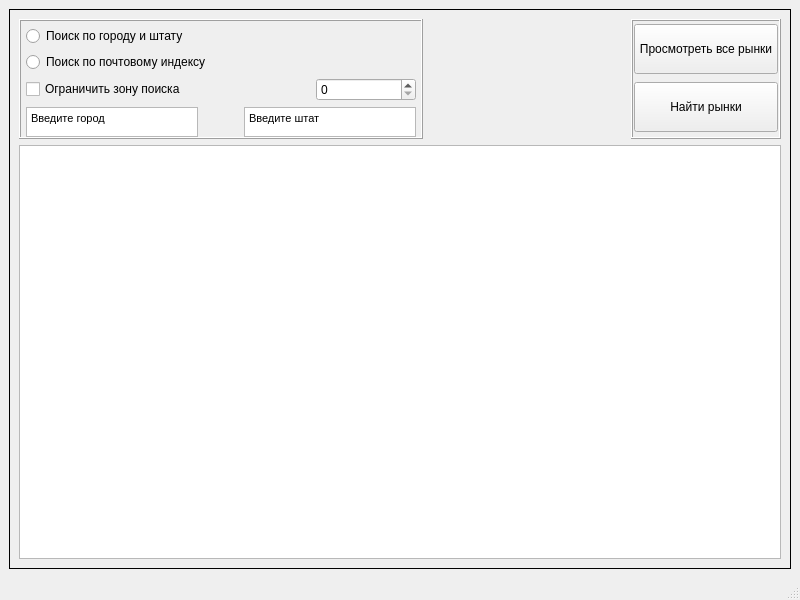
<?xml version="1.0" encoding="UTF-8"?>
<ui version="4.0">
 <class>MainWindow</class>
 <widget class="QMainWindow" name="MainWindow">
  <property name="geometry">
   <rect>
    <x>0</x>
    <y>0</y>
    <width>800</width>
    <height>600</height>
   </rect>
  </property>
  <property name="windowTitle">
   <string>MainWindow</string>
  </property>
  <widget class="QWidget" name="centralwidget">
   <layout class="QGridLayout" name="gridLayout_2">
    <item row="0" column="0">
     <widget class="QStackedWidget" name="stackedWidget">
      <property name="frameShape">
       <enum>QFrame::Box</enum>
      </property>
      <property name="currentIndex">
       <number>0</number>
      </property>
      <widget class="QWidget" name="page">
       <layout class="QGridLayout" name="gridLayout_3">
        <item row="0" column="0">
         <widget class="QFrame" name="frame">
          <property name="maximumSize">
           <size>
            <width>16777215</width>
            <height>120</height>
           </size>
          </property>
          <property name="frameShape">
           <enum>QFrame::Box</enum>
          </property>
          <property name="frameShadow">
           <enum>QFrame::Raised</enum>
          </property>
          <layout class="QGridLayout" name="gridLayout">
           <property name="leftMargin">
            <number>5</number>
           </property>
           <property name="topMargin">
            <number>5</number>
           </property>
           <property name="rightMargin">
            <number>5</number>
           </property>
           <property name="bottomMargin">
            <number>0</number>
           </property>
           <item row="1" column="0" colspan="2">
            <widget class="QRadioButton" name="searchByZip">
             <property name="minimumSize">
              <size>
               <width>216</width>
               <height>17</height>
              </size>
             </property>
             <property name="text">
              <string>Поиск по почтовому индексу</string>
             </property>
            </widget>
           </item>
           <item row="3" column="0" colspan="2">
            <widget class="QStackedWidget" name="stackedWidget_2">
             <property name="sizePolicy">
              <sizepolicy hsizetype="Preferred" vsizetype="Preferred">
               <horstretch>0</horstretch>
               <verstretch>0</verstretch>
              </sizepolicy>
             </property>
             <property name="frameShape">
              <enum>QFrame::NoFrame</enum>
             </property>
             <property name="currentIndex">
              <number>0</number>
             </property>
             <widget class="QWidget" name="page_3">
              <layout class="QHBoxLayout" name="horizontalLayout">
               <property name="leftMargin">
                <number>0</number>
               </property>
               <property name="topMargin">
                <number>0</number>
               </property>
               <property name="rightMargin">
                <number>0</number>
               </property>
               <property name="bottomMargin">
                <number>0</number>
               </property>
               <item>
                <widget class="QTextEdit" name="inputCity">
                 <property name="minimumSize">
                  <size>
                   <width>0</width>
                   <height>0</height>
                  </size>
                 </property>
                 <property name="maximumSize">
                  <size>
                   <width>172</width>
                   <height>30</height>
                  </size>
                 </property>
                 <property name="html">
                  <string>&lt;!DOCTYPE HTML PUBLIC &quot;-//W3C//DTD HTML 4.0//EN&quot; &quot;http://www.w3.org/TR/REC-html40/strict.dtd&quot;&gt;
&lt;html&gt;&lt;head&gt;&lt;meta name=&quot;qrichtext&quot; content=&quot;1&quot; /&gt;&lt;style type=&quot;text/css&quot;&gt;
p, li { white-space: pre-wrap; }
&lt;/style&gt;&lt;/head&gt;&lt;body style=&quot; font-family:'MS Shell Dlg 2'; font-size:8.25pt; font-weight:400; font-style:normal;&quot;&gt;
&lt;p style=&quot; margin-top:0px; margin-bottom:0px; margin-left:0px; margin-right:0px; -qt-block-indent:0; text-indent:0px;&quot;&gt;Введите город&lt;/p&gt;&lt;/body&gt;&lt;/html&gt;</string>
                 </property>
                </widget>
               </item>
               <item>
                <spacer name="horizontalSpacer_2">
                 <property name="orientation">
                  <enum>Qt::Horizontal</enum>
                 </property>
                 <property name="sizeHint" stdset="0">
                  <size>
                   <width>40</width>
                   <height>20</height>
                  </size>
                 </property>
                </spacer>
               </item>
               <item>
                <widget class="QTextEdit" name="inputState">
                 <property name="minimumSize">
                  <size>
                   <width>0</width>
                   <height>0</height>
                  </size>
                 </property>
                 <property name="maximumSize">
                  <size>
                   <width>172</width>
                   <height>30</height>
                  </size>
                 </property>
                 <property name="html">
                  <string>&lt;!DOCTYPE HTML PUBLIC &quot;-//W3C//DTD HTML 4.0//EN&quot; &quot;http://www.w3.org/TR/REC-html40/strict.dtd&quot;&gt;
&lt;html&gt;&lt;head&gt;&lt;meta name=&quot;qrichtext&quot; content=&quot;1&quot; /&gt;&lt;style type=&quot;text/css&quot;&gt;
p, li { white-space: pre-wrap; }
&lt;/style&gt;&lt;/head&gt;&lt;body style=&quot; font-family:'MS Shell Dlg 2'; font-size:8.25pt; font-weight:400; font-style:normal;&quot;&gt;
&lt;p style=&quot; margin-top:0px; margin-bottom:0px; margin-left:0px; margin-right:0px; -qt-block-indent:0; text-indent:0px;&quot;&gt;Введите штат&lt;/p&gt;&lt;/body&gt;&lt;/html&gt;</string>
                 </property>
                </widget>
               </item>
              </layout>
             </widget>
             <widget class="QWidget" name="page_4">
              <layout class="QHBoxLayout" name="horizontalLayout_2">
               <property name="leftMargin">
                <number>0</number>
               </property>
               <property name="topMargin">
                <number>0</number>
               </property>
               <property name="rightMargin">
                <number>0</number>
               </property>
               <property name="bottomMargin">
                <number>0</number>
               </property>
               <item>
                <widget class="QTextEdit" name="inputZip">
                 <property name="minimumSize">
                  <size>
                   <width>0</width>
                   <height>0</height>
                  </size>
                 </property>
                 <property name="maximumSize">
                  <size>
                   <width>172</width>
                   <height>30</height>
                  </size>
                 </property>
                 <property name="html">
                  <string>&lt;!DOCTYPE HTML PUBLIC &quot;-//W3C//DTD HTML 4.0//EN&quot; &quot;http://www.w3.org/TR/REC-html40/strict.dtd&quot;&gt;
&lt;html&gt;&lt;head&gt;&lt;meta name=&quot;qrichtext&quot; content=&quot;1&quot; /&gt;&lt;style type=&quot;text/css&quot;&gt;
p, li { white-space: pre-wrap; }
&lt;/style&gt;&lt;/head&gt;&lt;body style=&quot; font-family:'MS Shell Dlg 2'; font-size:8.25pt; font-weight:400; font-style:normal;&quot;&gt;
&lt;p style=&quot; margin-top:0px; margin-bottom:0px; margin-left:0px; margin-right:0px; -qt-block-indent:0; text-indent:0px;&quot;&gt;Введите почтовый индекс&lt;/p&gt;&lt;/body&gt;&lt;/html&gt;</string>
                 </property>
                </widget>
               </item>
               <item>
                <spacer name="horizontalSpacer">
                 <property name="orientation">
                  <enum>Qt::Horizontal</enum>
                 </property>
                 <property name="sizeHint" stdset="0">
                  <size>
                   <width>40</width>
                   <height>20</height>
                  </size>
                 </property>
                </spacer>
               </item>
              </layout>
             </widget>
            </widget>
           </item>
           <item row="2" column="1">
            <widget class="QSpinBox" name="valueLimitSearchArea">
             <property name="minimumSize">
              <size>
               <width>0</width>
               <height>0</height>
              </size>
             </property>
             <property name="maximumSize">
              <size>
               <width>100</width>
               <height>30</height>
              </size>
             </property>
            </widget>
           </item>
           <item row="2" column="0">
            <widget class="QCheckBox" name="limitSearchArea">
             <property name="minimumSize">
              <size>
               <width>148</width>
               <height>17</height>
              </size>
             </property>
             <property name="text">
              <string>Ограничить зону поиска</string>
             </property>
            </widget>
           </item>
           <item row="0" column="0" colspan="2">
            <widget class="QRadioButton" name="searchByCityState">
             <property name="minimumSize">
              <size>
               <width>216</width>
               <height>17</height>
              </size>
             </property>
             <property name="text">
              <string>Поиск по городу и штату</string>
             </property>
            </widget>
           </item>
          </layout>
         </widget>
        </item>
        <item row="0" column="2">
         <widget class="QFrame" name="frame_2">
          <property name="minimumSize">
           <size>
            <width>150</width>
            <height>0</height>
           </size>
          </property>
          <property name="frameShape">
           <enum>QFrame::Box</enum>
          </property>
          <property name="frameShadow">
           <enum>QFrame::Raised</enum>
          </property>
          <layout class="QVBoxLayout" name="verticalLayout">
           <property name="leftMargin">
            <number>1</number>
           </property>
           <property name="topMargin">
            <number>1</number>
           </property>
           <property name="rightMargin">
            <number>1</number>
           </property>
           <property name="bottomMargin">
            <number>1</number>
           </property>
           <item>
            <widget class="QPushButton" name="ButtonViewAllMarkets">
             <property name="minimumSize">
              <size>
               <width>100</width>
               <height>50</height>
              </size>
             </property>
             <property name="text">
              <string>Просмотреть все рынки</string>
             </property>
            </widget>
           </item>
           <item>
            <widget class="QPushButton" name="ButtonFindMarkets">
             <property name="minimumSize">
              <size>
               <width>50</width>
               <height>50</height>
              </size>
             </property>
             <property name="text">
              <string>Найти рынки</string>
             </property>
            </widget>
           </item>
          </layout>
         </widget>
        </item>
        <item row="0" column="1">
         <spacer name="horizontalSpacer_3">
          <property name="orientation">
           <enum>Qt::Horizontal</enum>
          </property>
          <property name="sizeHint" stdset="0">
           <size>
            <width>40</width>
            <height>20</height>
           </size>
          </property>
         </spacer>
        </item>
        <item row="1" column="0" colspan="3">
         <widget class="QTableWidget" name="MarketTable">
          <property name="minimumSize">
           <size>
            <width>0</width>
            <height>0</height>
           </size>
          </property>
         </widget>
        </item>
       </layout>
       <zorder>frame</zorder>
       <zorder>MarketTable</zorder>
       <zorder>frame_2</zorder>
       <zorder>horizontalSpacer_3</zorder>
      </widget>
      <widget class="QWidget" name="page_2"/>
     </widget>
    </item>
   </layout>
  </widget>
  <widget class="QMenuBar" name="menubar">
   <property name="geometry">
    <rect>
     <x>0</x>
     <y>0</y>
     <width>800</width>
     <height>21</height>
    </rect>
   </property>
  </widget>
  <widget class="QStatusBar" name="statusbar"/>
 </widget>
 <resources/>
 <connections/>
</ui>
